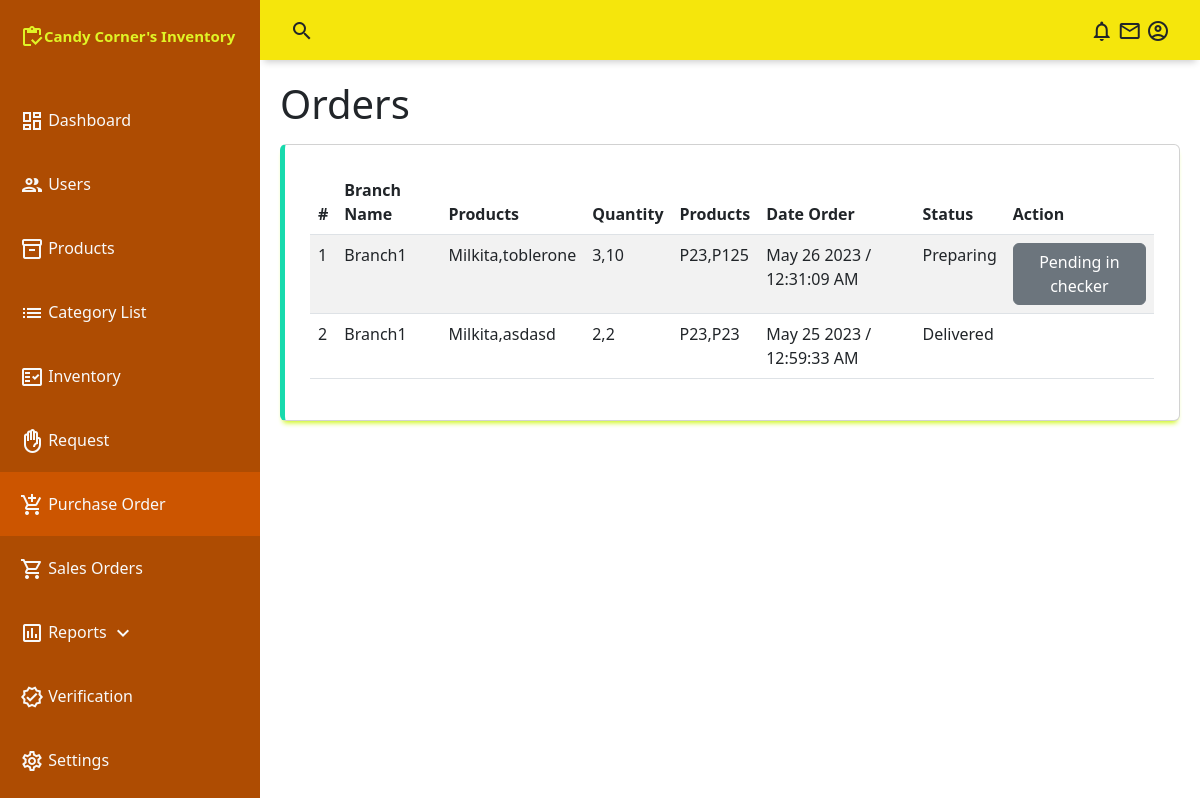
The app's page /admin/orders.php, older data.
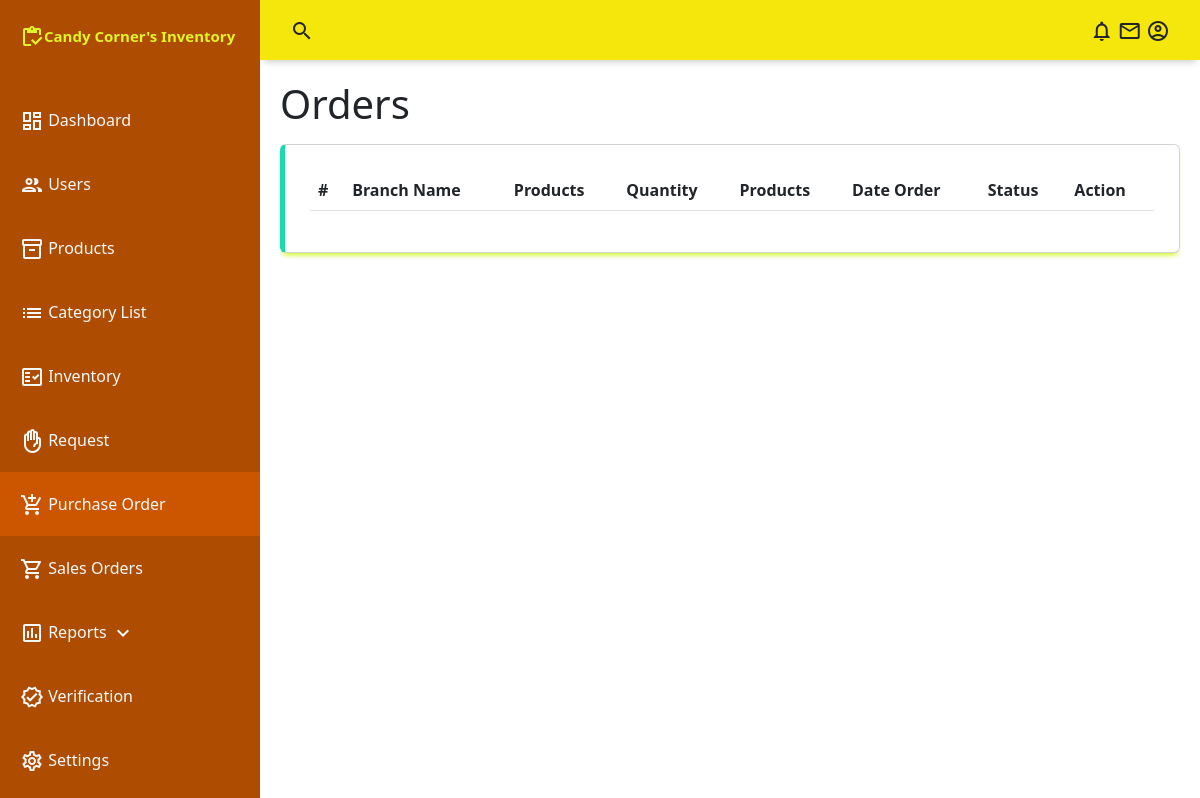
The same page, newer data.
### tables this page shows
CREATE TABLE `orders` (
  `order_id` int(255) NOT NULL,
  `order_united_id` int(255) NOT NULL,
  `order_product_id` int(255) NOT NULL,
  `order_quantity` int(11) NOT NULL,
  `order_date` datetime NOT NULL DEFAULT current_timestamp(),
  `order_status` int(11) NOT NULL DEFAULT 0,
  `order_user_id` int(11) NOT NULL
);

CREATE TABLE `users` (
  `u_id` int(255) NOT NULL,
  `u_email` text NOT NULL,
  `u_password` text NOT NULL,
  `u_name` text NOT NULL,
  `u_type` int(255) NOT NULL DEFAULT 0,
  `u_status` int(255) NOT NULL DEFAULT 0
);

### conn/config.php (called while the page is built, shortened)
<?php
	class db_connect{
		public $host = db_host;
		public $user = db_user;
		public $pass = db_pass;
		public $name = db_name;
		public function connect(){
			$this->conn = new mysqli($this->host, $this->user, $this->pass, $this->name);
		}
	}
	function statusReport($status){
		if($status == 0){
			return "Pending";
		}else if($status==1){
			return "Rejected";
		}else if($status==2){
			return "Preparing";
		}else if($status==3){
			return "Waiting for delivery";
		}else if($status==4){
			return "On the way";
		}else if($status==5){
			return "Delivered";
		}
	}
?>

### conn/class.php (called while the page is built, shortened)
<?php
	require_once'config.php';
	class db_class extends db_connect{
		public function selectOrders(){
			$query=$this->conn->prepare("SELECT *,
			GROUP_CONCAT(prod_name SEPARATOR ',') as grp_prodname,
			GROUP_CONCAT(order_quantity SEPARATOR ',') as grp_quantity,
			GROUP_CONCAT(prod_price SEPARATOR ',') as grp_price,
			GROUP_CONCAT('P',prod_price SEPARATOR ',') as grp_prices,
			DATE_FORMAT(order_date, '%M %d %Y /  %h:%i:%s %p ') as order_date
			FROM `orders` as a
			LEFT JOIN products as b
			ON a.order_product_id = b.prod_id
			LEFT JOIN category as c
			ON b.prod_category = c.category_id
			LEFT JOIN users as d
            ON a.order_user_id = d.u_id
			GROUP BY order_united_id
			ORDER BY order_status ASC ") or die($this->conn->error);
			if($query->execute()){
				$result = $query->get_result();
				return $result;
			}
		}
	}
?>

### admin/orders.php (the view, shortened to what this page needs)
<?php
include("../conn/class.php");
$db=new db_class();
include("include/navbar.php");
include("include/sidebar.php");
?>
    <main class="main-container" style="z-index:2">
        <div class="fluid-container">
            <h1 class="mb-3">Orders</h1>
            <div class="table-responsive card">
                <table id="example" class="table table-striped" style="width:100%">
                    <thead>
                        <tr>
                            <th>#</th>
                            <th>Branch Name</th>
                            <th>Products</th>
                            <th>Quantity</th>
                            <th>Products</th>
                            <th>Date Order</th>
                            <th>Status</th>
                            <th>Action</th>
                        </tr>
                    </thead>
                    <tbody id="tbody">
                       <?php
                        $result= $db->selectOrders();
                        $i=1;
                        while($row=$result->fetch_array()){
                            $status = $row['order_status'];
                            $id = $row['order_united_id'];
                            $user_id = $row['order_user_id'];
                            $action="";
                            if($status==0){
                                $accept = status($id,$user_id,2,'Accept');
                                $decline = '<button class="btn togler btn-danger"
                                data-bs-toggle="modal" data-bs-target="#modal"
                                data-id="'.$id.'"
                                data-user_id="'.$user_id.'"
                                >Decline</button>';
                                $action = $accept.$decline;
                            }else if($status==4){
                                $action="<button class='btn btn-secondary'>On Delivery</button>";
                            }else if($status==3){
                                $action="<a href='controller/action.php?id=".$id."&status=4&user=".$user_id."' class='btn btn-primary'>Go for delivery</a>";
                            }else if($status==2){
                                $action="<button class='btn btn-secondary'>Pending in checker</button>";
                            }else if($status==1){
                                $action="<button class='btn btn-danger'>Not Available</button>";
                            }
                            $status = statusReport($row['order_status']);
                            echo
                            '<tr>
                                <td>'.$i.'</td>
                                <td>'.ucfirst($row['u_name']).'</td>
                                <td>'.ucfirst($row['grp_prodname']).'</td>
                                <td>'.ucfirst($row['grp_quantity']).'</td>
                                <td>'.ucfirst($row['grp_prices']).'</td>
                                <td>'.ucfirst($row['order_date']).'</td>
                                <td>'.$status.'</td>
                                <td>
                                    '.$action.'
                                </td>
                            </tr>';
                            $i++;
                        }
                       ?>
                    </tbody>
                </table>
            </div>
        </div>
    </main>
<?php include("include/js.php");?>

### admin/include/navbar.php (shortened to what this page needs)
<!DOCTYPE html>
<html lang="en">
<head>
    <link rel="stylesheet" href="assets/css/style.css">
    <link rel="stylesheet" href="https://cdn.datatables.net/1.13.4/css/dataTables.bootstrap5.min.css">
    <link href="https://cdn.jsdelivr.net/npm/bootstrap@5.2.3/dist/css/bootstrap.min.css" rel="stylesheet">
</head>
<body>
    <div class="grid-container">
        <header class="header">
            <div class="header-left">
                <span class="material-icons-outlined">search</span>
            </div>
            <div class="header-right">
                <span class="material-icons-outlined">notifications</span>
                <span class="material-icons-outlined">mail</span>
                <span class="material-icons-outlined">account_circle</span>
            </div>
        </header>

### admin/include/sidebar.php (shortened to what this page needs)
<aside id="sidebar" style="z-index: 3;">
           <div class="sidebar-title">
               <div class="sidebar-brand">
               <span class="material-icons-outlined">inventory</span>Candy Corner's Inventory
           </div>
         </div>
         <ul class="sidebar-list">
         <a href="index.php" class="text-light text-decoration-none">
           <li class="sidebar-list-item" id="nav-home" >
               <span class="material-icons-outlined ">dashboard</span> Dashboard
           </li>
         </a>
         <a href="users.php" class="text-light text-decoration-none">
           <li class="sidebar-list-item" id="nav-users">
               <span class="material-icons-outlined">group</span> Users
           </li>
         </a>
         <a href="products.php" class="text-light text-decoration-none">
           <li class="sidebar-list-item" id="nav-products">
               <span class="material-icons-outlined">inventory_2</span> Products
           </li>
         </a>
         <a href="category.php" class="text-light text-decoration-none">
           <li class="sidebar-list-item" id="nav-category">
               <span class="material-icons-outlined">list</span> Category List
           </li>
         </a>
           <a href="inventory.php" class="text-light text-decoration-none">
           <li class="sidebar-list-item" id="nav-inventory">
               <span class="material-icons-outlined">fact_check</span> Inventory
           </li>
           <a href="request.php" class="text-light text-decoration-none">
           <li class="sidebar-list-item" id="nav-request" >
               <span class="material-icons-outlined ">front_hand</span> Request
           </li>
         </a>
           </a>
               <a href="orders.php" class="text-light text-decoration-none">
               <li class="sidebar-list-item"  id="nav-order">
               <span class="material-icons-outlined">add_shopping_cart</span> Purchase Order
           </li>
           </a>
               <a href="sales.php" class="text-light text-decoration-none">
               <li class="sidebar-list-item"  id="nav-sales">
               <span class="material-icons-outlined">shopping_cart</span> Sales Orders
           </li>
           </a>
               <a class="text-light text-decoration-none" data-bs-toggle="collapse" href="#collapseExample" role="button" aria-expanded="false" aria-controls="collapseExample">
               <li class="sidebar-list-item"  id="nav-reports">
               <span class="material-icons-outlined">poll</span> Reports
               <span class="material-icons-outlined">keyboard_arrow_down</span>
           </li>
           </a>
           <a href="verification.php" class="text-light text-decoration-none">
               <li class="sidebar-list-item"  id="nav-verify">
               <span class="material-icons-outlined">verified</span> Verification
           </li>
           </a>
               <a href="products.php" class="text-light text-decoration-none">
               <li class="sidebar-list-item"  id="nav-settings">
               <span class="material-icons-outlined">settings</span> Settings
           </li>
           </a>
           <a href="include/logout.php" class="text-light text-decoration-none">
               <li class="sidebar-list-item" >
               </li>
           </a>
         </ul>
       </aside>

### admin/include/js.php (shortened to what this page needs)
<link rel="stylesheet" href="https://cdn.datatables.net/buttons/2.3.6/css/buttons.dataTables.min.css">

### admin/assets/css/style.css (style rules this page uses)
body { margin: 0; padding: 0; box-sizing: border-box; background-color: #f1f2f4; color: #666666; font-family: "Montserrat", sans-serif; }
.material-icons-outlined { vertical-align: middle; line-height: 1px; }
.grid-container { display: grid; grid-template-columns: 260px 1fr 1fr 1fr; grid-template-rows: 0.2fr 3fr; grid-template-areas: "sidebar header header header" "sidebar main main main"; height: 100vh; }
.header { grid-area: header; height: 60px; background-color: rgb(245, 230, 12); display: flex; align-items: center; justify-content: space-between; padding: 0 30px 0 30px; box-shadow: 0 6px 7px -4px rgba(0,0,0,0.2); }
#sidebar { grid-area: sidebar; position: left; height: 100vh; background-color: rgb(174, 76, 2); color: #e0f426; overflow-y: auto; transition: all 0.5s; -webkit-transition: all 0.5s; }
.sidebar-title { display: flex; justify-content: space-between; align-items: center; padding: 10px 20px 20px 20px; margin-bottom: 20px; }
.sidebar-brand { margin-top: 15px; font-size: 15px; font-weight: 600; }
.sidebar-list { position: relative; padding: 0; margin-top: 15px; list-style-type: none; font-size: 1em; color: #f8f8f4; font-weight: 400; transition: .5s; }
.sidebar-list-item { padding: 20px 20px 20px 20px; }
.main-container { grid-area: main; overflow-y: auto; padding: 20px 20px; }
.card { display: flex; flex-direction: column; justify-content: space-around; padding: 25px; background-color: #ded2d2; box-sizing: border-box; border: 1px solid #d2d2d3; border-radius: 5px; box-shadow: 0 5px 5px -3px rgba(205, 247, 18, 0.973); }
.card:nth-child(2) { border-left: 5px solid rgb(24, 218, 173); }

### admin/include/navbar.php (style rules this page uses)
.active { background-color: #CC5500; }

Row changes from the older to the newer data that the page shows:
removed orders: users.u_name "Branch1", grp_prodname "Milkita,toblerone", grp_quantity "3,10", grp_prices "P23,P125", order_date "May 26 2023 / 12:31:09 AM", order_status "Preparing", shows "Pending in checker"
removed orders: users.u_name "Branch1", grp_prodname "Milkita,asdasd", grp_quantity "2,2", grp_prices "P23,P23", order_date "May 25 2023 / 12:59:33 AM", order_status "Delivered"
